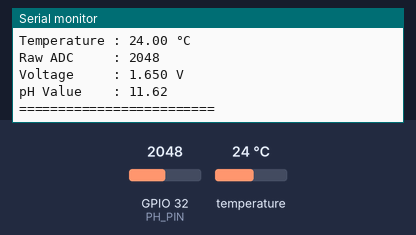
A sketch run on a simulated ESP32. Parts: the last lines printed to the serial monitor. The inputs (shaded band) are chosen by the test bench; at power-on: temperature 24 °C, GPIO 32 (PH_PIN) = 2048 (analog values on the 0–4095 scale).

Above: at 2.2 s.
2.3 s: temperature set to 12 °C
3.8 s: GPIO 32 (PH_PIN) set to 2866
At 5.2 s:
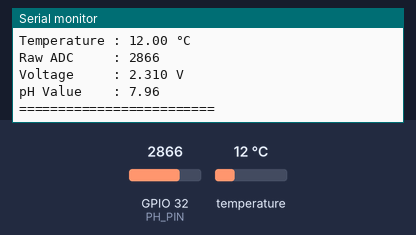
5.3 s: temperature set to 19 °C
6.8 s: GPIO 32 (PH_PIN) set to 3603
At 8.3 s:
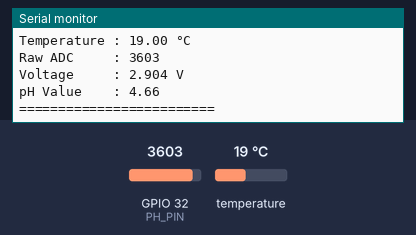
Timing chart, 0 to 9.3 s (numbered marks = the images above; inputs shaded):
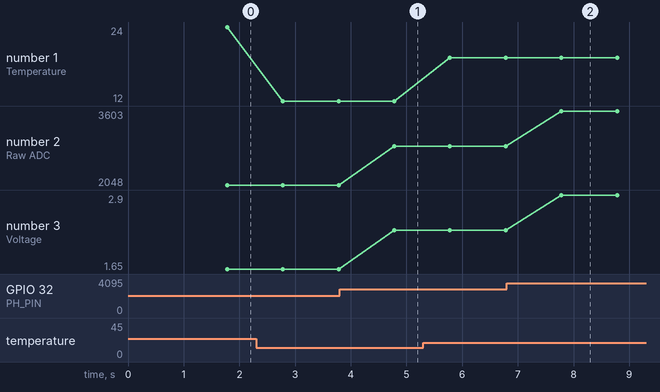

Measured:
- after the input at 3.8 s, the serial monitor: prints a new line after 0.98 s (image 1)
- after the input at 6.8 s, the serial monitor: prints a new line after 0.98 s (image 2)
- plotted number 1: 24 → 12 after the input at 2.3 s, 12 → 19 after the input at 5.3 s
- plotted number 2: 2048 → 2866 after the input at 3.8 s, 2866 → 3603 after the input at 6.8 s
- plotted number 3: 1.65 → 2.31 after the input at 3.8 s, 2.31 → 2.9 after the input at 6.8 s

The sketch:

ph_temp_test.ino
```cpp
/*
 * ESP32 pH and Temperature (DS18B20) Sensor Test Sketch (GPIO 32 with Two-Point Calibration)
 *
 * Target: ESP32 Dev Module
 *
 * Hardware Connections:
 *   ESP32:
 *     - pH Sensor V+ -> 5V
 *     - pH Sensor GND -> GND
 *     - pH Sensor PO (Analog Output) -> GPIO 32 (ADC1_CH4)
 *     - DS18B20 VCC -> 3.3V
 *     - DS18B20 GND -> GND
 *     - DS18B20 DATA -> GPIO 4 (Pull-up 4.7kΩ to 3.3V)
 *
 * Dependencies:
 *   - OneWire (by Paul Stoffregen)
 *   - DallasTemperature (by Miles Burton)
 */

#include <OneWire.h>
#include <DallasTemperature.h>

// --- Configuration & Calibration ---
const int PH_PIN = 32;            // GPIO Pin connected to pH Sensor PO (Analog Output)
const int ONE_WIRE_BUS = 4;       // GPIO Pin connected to DS18B20 DATA line

/*
 * Two-Point Calibration Formula:
 * 1. Measure voltage at pH 7.00 (V7)
 * 2. Measure voltage at pH 4.00 (V4)
 * 3. Calculate Slope:  Slope = (V4 - V7) / (4.00 - 7.00)
 * 4. Calculate Offset: Offset = 7.00 - (Slope * V7)
 */
float slope = -5.56;              // Example slope: (V4 - V7) / (4.00 - 7.00)
float offset = 20.80;             // Example offset: 7.00 - (slope * V7)

// --- Global Objects ---
// Setup a oneWire instance to communicate with any OneWire devices
OneWire oneWire(ONE_WIRE_BUS);

// Pass our oneWire reference to Dallas Temperature sensor
DallasTemperature sensors(&oneWire);

// Timer variable to track intervals
unsigned long lastReadTime = 0;
const unsigned long readInterval = 1000; // 1 second interval (1000 milliseconds)

void setup() {
  // Initialize Serial Monitor at 115200 baud rate
  Serial.begin(115200);

  // Wait for serial port to connect (needed for native USB boards)
  delay(1000);

  Serial.println("Initializing sensors...");

  // Start up the Dallas Temperature library for DS18B20
  sensors.begin();

  // Configure the ESP32 ADC resolution to 12-bit (0 - 4095 range)
  analogReadResolution(12);

  // Set the pH sensor pin as an INPUT
  pinMode(PH_PIN, INPUT);

  Serial.println("Initialization complete. Reading sensors every 1 second...");
}

void loop() {
  unsigned long currentMillis = millis();

  // Non-blocking timer: execute sensor reading every 1 second
  if (currentMillis - lastReadTime >= readInterval) {
    lastReadTime = currentMillis;

    // --- DS18B20 Temperature Measurement ---
    // Request temperature reading from all devices on the bus
    sensors.requestTemperatures();

    // Get temperature in Celsius for the first sensor on the bus (index 0)
    float tempC = sensors.getTempCByIndex(0);

    // --- pH Sensor Measurement ---
    // Read the raw 12-bit analog value from GPIO 32
    int rawADC = analogRead(PH_PIN);

    // Convert the raw ADC value to voltage
    // ESP32 ADC reads 0-3.3V represented across 4095 steps
    float voltage = rawADC * (3.3 / 4095.0);

    // Calculate pH value using the slope and offset from calibration
    float pHValue = slope * voltage + offset;

    // --- Output to Serial Monitor ---
    Serial.println("=========================");

    // Check if the DS18B20 temperature sensor is connected
    if (tempC == DEVICE_DISCONNECTED_C) {
      Serial.println("Temperature sensor not detected!");
    } else {
      Serial.print("Temperature : ");
      Serial.print(tempC, 2);
      Serial.println(" °C");
    }

    Serial.print("Raw ADC     : ");
    Serial.println(rawADC);

    Serial.print("Voltage     : ");
    Serial.print(voltage, 3);
    Serial.println(" V");

    Serial.print("pH Value    : ");
    Serial.print(pHValue, 2);
    Serial.println("");

    Serial.println("=========================");
  }
}
```
